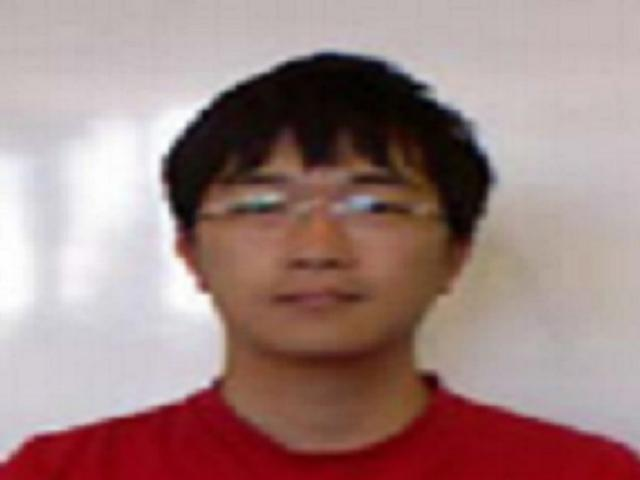
#> input picture FaceDepth/comarision_datasets/input/1.jpg, 640 x 480 px, found by its file name
$ python resize.py
#> lines starting #> are read from the running program, lines starting #| are printed output that depends on the picture
# [7 lines of commented-out code are left out]

import numpy as np
from scipy.ndimage import zoom


def clipped_zoom(img, zoom_factor, **kwargs):

    h, w = img.shape[:2]

    # For multichannel images we don't want to apply the zoom factor to the RGB
    # dimension, so instead we create a tuple of zoom factors, one per array
    # dimension, with 1's for any trailing dimensions after the width and height.
    zoom_tuple = (zoom_factor,) * 2 + (1,) * (img.ndim - 2)

    # Zooming out
    if zoom_factor < 1:

        # Bounding box of the zoomed-out image within the output array
        zh = int(np.round(h * zoom_factor))
        zw = int(np.round(w * zoom_factor))
        top = (h - zh) // 2
        left = (w - zw) // 2

        # Zero-padding
        out = np.zeros_like(img)
        out[top:top+zh, left:left+zw] = zoom(img, zoom_tuple, **kwargs)

    # Zooming in
    elif zoom_factor > 1:

        # Bounding box of the zoomed-in region within the input array
        zh = int(np.round(h / zoom_factor))
        zw = int(np.round(w / zoom_factor))
        top = (h - zh) // 2
        left = (w - zw) // 2

        out = zoom(img[top:top+zh, left:left+zw], zoom_tuple, **kwargs)

        # `out` might still be slightly larger than `img` due to rounding, so
        # trim off any extra pixels at the edges
        trim_top = ((out.shape[0] - h) // 2)
        trim_left = ((out.shape[1] - w) // 2)
        out = out[trim_top:trim_top+h, trim_left:trim_left+w]

    # If zoom_factor == 1, just return the input array
    else:
        out = img
    return out
import matplotlib.pyplot as plt
import cv2
img = 'dataimages_for_paper\comarision_datasets/predicted/1.jpg'
img = cv2.imread(img)
#> img is the input picture: shape (480, 640, 3); mean B, G, R 129.1, 131.3, 159.8
zm1 = clipped_zoom(img, 0.99)
#> in clipped_zoom, `out[top:top+zh, left:left+zw] = zoom(img, zoom_tuple, **kwargs)`:
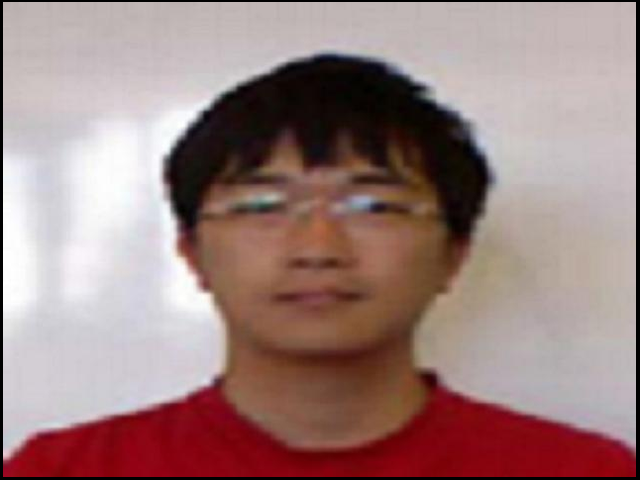
#> out: shape (480, 640, 3); mean B, G, R 126.2, 128.4, 156.4
zm2 = clipped_zoom(img, 1.99)
#> call 2 of clipped_zoom, with zoom_factor = 1.99
#> in clipped_zoom (call 2), `out = zoom(img[top:top+zh, left:left+zw], zoom_tuple, **kwargs)`:
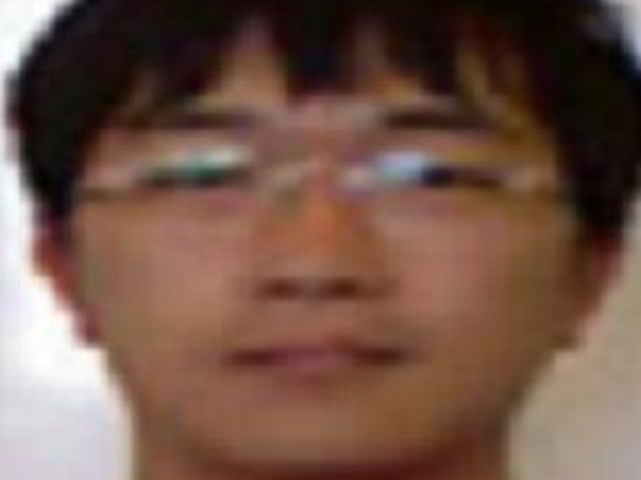
#> out: shape (480, 641, 3); mean B, G, R 72.5, 85.1, 114.6

fig, ax = plt.subplots(1, 3)
ax[0].imshow(img)
ax[1].imshow(zm1)
ax[2].imshow(zm2)
plt.show()
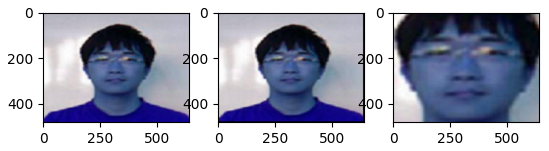
#> figure drawn by matplotlib, 3 panels; B, G, R data is drawn as R, G, B

$ run again, with FaceDepth/comarision_datasets/input/2.jpg copied over FaceDepth/comarision_datasets/input/1.jpg
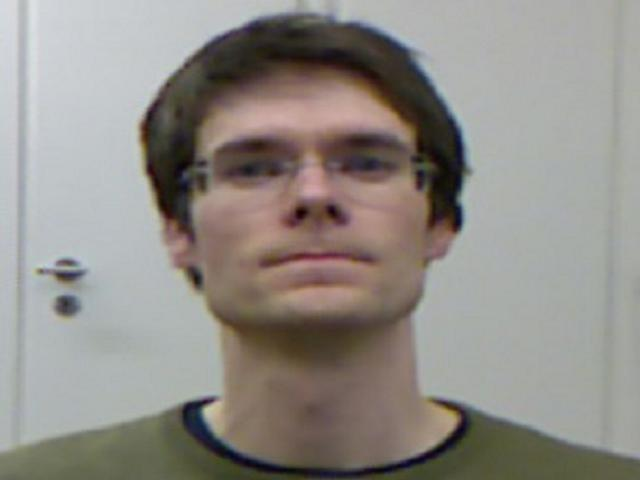
#> input picture FaceDepth/comarision_datasets/input/2.jpg, 640 x 480 px, found by its file name
#> img is the input picture: shape (480, 640, 3); mean B, G, R 135.3, 140.7, 145
#> in clipped_zoom (call 2), `out = zoom(img[top:top+zh, left:left+zw], zoom_tuple, **kwargs)`:
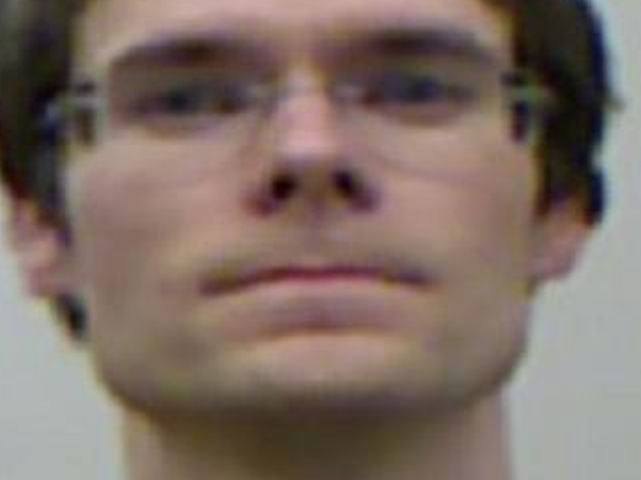
#> out: shape (480, 641, 3); mean B, G, R 101.7, 110.1, 126.6
#> `plt.show()`:
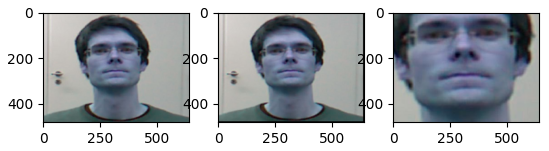
#> figure drawn by matplotlib, 3 panels; B, G, R data is drawn as R, G, B

$ run again, with FaceDepth/comarision_datasets/input/3.jpg copied over FaceDepth/comarision_datasets/input/1.jpg
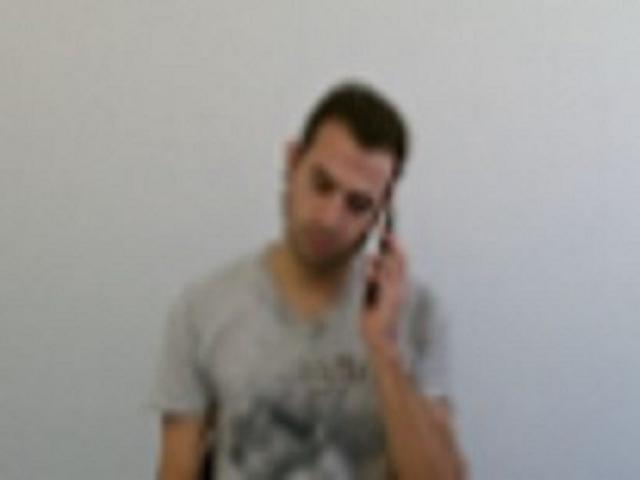
#> input picture FaceDepth/comarision_datasets/input/3.jpg, 640 x 480 px, found by its file name
#> img is the input picture: shape (480, 640, 3); mean B, G, R 149.6, 152.5, 155.2
#> in clipped_zoom (call 2), `out = zoom(img[top:top+zh, left:left+zw], zoom_tuple, **kwargs)`:
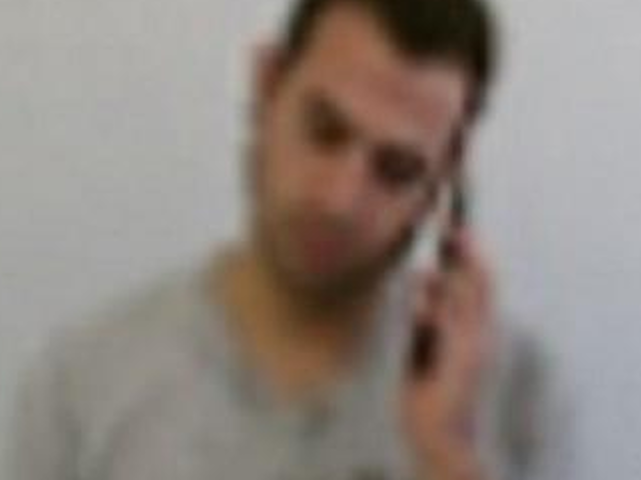
#> out: shape (480, 641, 3); mean B, G, R 126.5, 133.2, 143.2
#> `plt.show()`:
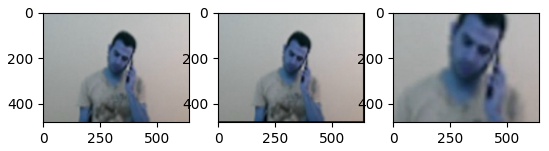
#> figure drawn by matplotlib, 3 panels; B, G, R data is drawn as R, G, B
